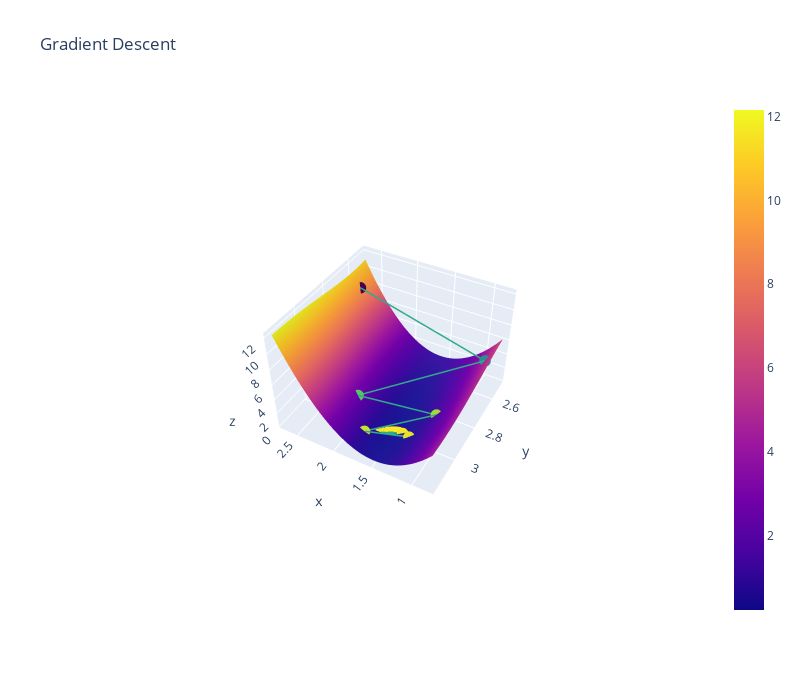

This figure's notebook cell:
### Code cell
# Run me to see a 3D plot (gradient descent with static alpha)
plot_3d(thetas[:, 0], thetas[:, 1], loss, average_squared_loss, sin_model, x, y)

### Figure 1 — Plotly figure (JSON) as saved in the notebook; plotly's stock layout.template omitted (floating-point values rounded to 4 significant figures; data arrays with more than 128 entries replaced by an {"elided": "..."} marker saying what was removed)
{"data": [{"line": {"color": "rgb(50,170, 140)", "width": 3}, "marker": {"color": [-9.285, -4.68, -2.624, -1.477, -0.9073, -0.5415, -0.3776, -0.297, -0.259, -0.2397, -0.2303, -0.2256, -0.2232, -0.222, -0.2214, -0.2211, -0.221, -0.2209, -0.2209, -0.2208, -0.2208], "colorscale": [[0, "#440154"], [0.1111, "#482878"], [0.2222, "#3e4989"], [0.3333, "#31688e"], [0.4444, "#26828e"], [0.5556, "#1f9e89"], [0.6667, "#35b779"], [0.7778, "#6ece58"], [0.8889, "#b5de2b"], [1, "#fde725"]], "size": 4}, "type": "scatter3d", "x": [2.601, 0.9034, 2.056, 1.159, 1.794, 1.322, 1.65, 1.423, 1.583, 1.471, 1.55, 1.494, 1.534, 1.506, 1.526, 1.512, 1.522, 1.515, 1.52, 1.516, 1.519], "y": [2.601, 2.591, 2.963, 2.867, 3.073, 3.001, 3.029, 2.988, 3.01, 2.989, 3.002, 2.991, 2.998, 2.993, 2.996, 2.994, 2.995, 2.994, 2.995, 2.994, 2.995], "z": [9.285, 4.68, 2.624, 1.477, 0.9073, 0.5415, 0.3776, 0.297, 0.259, 0.2397, 0.2303, 0.2256, 0.2232, 0.222, 0.2214, 0.2211, 0.221, 0.2209, 0.2209, 0.2208, 0.2208]}, {"type": "surface", "x": [0.8034, 0.8422, 0.8809, 0.9196, 0.9583, 0.9971, 1.036, 1.075, 1.113, 1.152, 1.191, 1.229, 1.268, 1.307, 1.346, 1.384, 1.423, 1.462, 1.501, 1.539, 1.578, 1.617, 1.655, 1.694, 1.733, 1.772, 1.81, 1.849, 1.888, 1.927, 1.965, 2.004, 2.043, 2.081, 2.12, 2.159, 2.198, 2.236, 2.275, 2.314, 2.353, 2.391, 2.43, 2.469, 2.507, 2.546, 2.585, 2.624, 2.662, 2.701], "y": [2.491, 2.505, 2.519, 2.533, 2.547, 2.561, 2.574, 2.588, 2.602, 2.616, 2.63, 2.644, 2.658, 2.672, 2.686, 2.7, 2.714, 2.728, 2.741, 2.755, 2.769, 2.783, 2.797, 2.811, 2.825, 2.839, 2.853, 2.867, 2.881, 2.894, 2.908, 2.922, 2.936, 2.95, 2.964, 2.978, 2.992, 3.006, 3.02, 3.034, 3.048, 3.061, 3.075, 3.089, 3.103, 3.117, 3.131, 3.145, 3.159, 3.173], "z": {"elided": "50x50 float values"}}], "layout": {"autosize": true, "height": 700, "scene": {"aspectmode": "manual", "aspectratio": {"x": 1, "y": 1, "z": 0.7}, "camera": {"center": {"x": 0, "y": 0, "z": 0}, "eye": {"x": -1.309, "y": 2.392, "z": 2.342}, "projection": {"type": "perspective"}, "up": {"x": 0, "y": 0, "z": 1}}, "xaxis": {"gridcolor": "rgb(255, 255, 255)", "showbackground": true, "type": "linear", "zerolinecolor": "rgb(255, 255, 255)"}, "yaxis": {"gridcolor": "rgb(255, 255, 255)", "showbackground": true, "type": "linear", "zerolinecolor": "rgb(255, 255, 255)"}, "zaxis": {"gridcolor": "rgb(255, 255, 255)", "showbackground": true, "type": "linear", "zerolinecolor": "rgb(255, 255, 255)"}}, "title": {"text": "Gradient Descent"}, "width": 800}}
